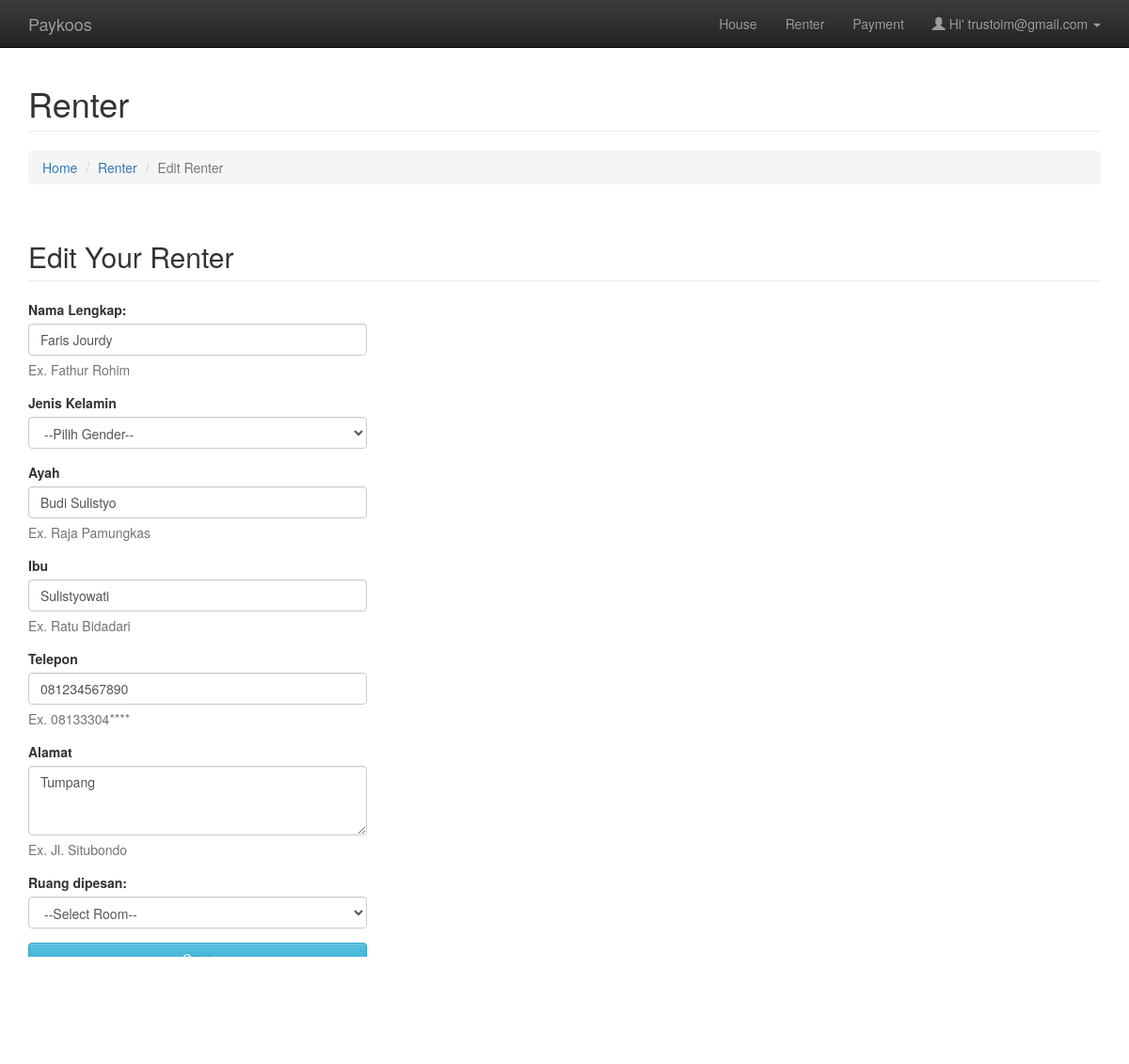
The app's page /owner-renter-edit.php?edit_idrenter=2 (signed in) with its own data.
### tables this page shows
CREATE TABLE `tbl_owner` (
  `id_owner` int(11) NOT NULL,
  `username` varchar(50) NOT NULL,
  `password` varchar(255) NOT NULL,
  `email` varchar(255) NOT NULL,
  `fullname` varchar(85) NOT NULL,
  `gender` varchar(15) NOT NULL,
  `phone` varchar(14) NOT NULL,
  `address` varchar(255) NOT NULL,
  `id_role` int(10) NOT NULL
);

CREATE TABLE `tbl_renter` (
  `id_renter` int(11) NOT NULL,
  `username` varchar(50) NOT NULL DEFAULT 'paykoos',
  `password` varchar(255) NOT NULL DEFAULT 'paykoos',
  `fullname` varchar(75) NOT NULL,
  `gender` varchar(15) NOT NULL,
  `father` varchar(75) NOT NULL,
  `mother` varchar(75) NOT NULL,
  `phone` varchar(14) NOT NULL,
  `address` varchar(255) NOT NULL,
  `id_role` int(10) NOT NULL,
  `id_owner` int(11) NOT NULL,
  `id_room` int(10) NOT NULL
);

### owner-renter-edit.php (the view, shortened to what this page needs)
<?php
	require_once 'app/config/class.owner.php';
	$auth_owner	= new OWNER();
	$id_owner	= $_SESSION['user_session'];
	$stmt	= $auth_owner->runQuery("SELECT * FROM tbl_owner WHERE id_owner=:id_owner");
	$stmt->execute(array(":id_owner"=>$id_owner));
	$ownerRow=$stmt->fetch(PDO::FETCH_ASSOC);
	if (isset($_GET['edit_idrenter']) && !empty($_GET['edit_idrenter'])) {
		$irenter 	= $_GET['edit_idrenter'];
		$stmt_edit	= $auth_owner->runQuery("SELECT * FROM tbl_renter WHERE id_renter =:irenter");
		$stmt_edit->execute(array('irenter'=>$irenter));
		$edit_row	= $stmt_edit->fetch(PDO::FETCH_ASSOC);
	}
	else {
		$auth_owner->redirect('owner-renter.php');
	}
	include 'app/view/header.php';
	include 'app/view/owner/menu-owner.php';
	include 'app/view/owner/renter-owner-edit.php';
	include 'app/view/footer.php';
 ?>

### app/config/class.owner.php (called while the page is built, shortened)
<?php
	class OWNER
	{
	    private $conn;
	    public function __construct()
	    {
	    	$database 	= new Database();
	    	$db 		= $database->dbConnection();
	    	$this->conn = $db;
	    }
	    public function runQuery($sql)
	    {
	    	$stmt	= $this->conn->prepare($sql);
	    	return $stmt;
	    }
	}
 ?>

### owner-renter-edit.php (the view, shortened to what this page needs)
<?php
	require_once 'app/config/class.owner.php';
	$auth_owner	= new OWNER();
	$id_owner	= $_SESSION['user_session'];
	$stmt	= $auth_owner->runQuery("SELECT * FROM tbl_owner WHERE id_owner=:id_owner");
	$stmt->execute(array(":id_owner"=>$id_owner));
	$ownerRow=$stmt->fetch(PDO::FETCH_ASSOC);
	if (isset($_GET['edit_idrenter']) && !empty($_GET['edit_idrenter'])) {
		$irenter 	= $_GET['edit_idrenter'];
		$stmt_edit	= $auth_owner->runQuery("SELECT * FROM tbl_renter WHERE id_renter =:irenter");
		$stmt_edit->execute(array('irenter'=>$irenter));
		$edit_row	= $stmt_edit->fetch(PDO::FETCH_ASSOC);
	}
	else {
		$auth_owner->redirect('owner-renter.php');
	}
	include 'app/view/header.php';
	include 'app/view/owner/menu-owner.php';
	include 'app/view/owner/renter-owner-edit.php';
	include 'app/view/footer.php';
 ?>

### app/view/owner/menu-owner.php (shortened to what this page needs)
<nav class="navbar navbar-inverse navbar-fixed-top" role="navigation">
    <div class="container">
        <div class="navbar-header">
            <a class="navbar-brand" href="owner-index.php">Paykoos</a>
        </div>
        <div class="collapse navbar-collapse" id="bs-example-navbar-collapse-1">
            <ul class="nav navbar-nav navbar-right">
                <li>
                    <a href="owner-house.php">House</a>
                </li>
                <li>
                    <a href="owner-renter.php">Renter</a>
                </li>
                <li>
                    <a href="owner-payment.php">Payment</a>
                </li>
                <li class="dropdown">
                    <a href="#" class="dropdown-toggle" data-toggle="dropdown"><span class="glyphicon glyphicon-user"></span>&nbsp;Hi' <?php echo $ownerRow['email']; ?>&nbsp;<b class="caret"></b></a>
                </li>
            </ul>
        </div>
    </div>
</nav>

### app/view/owner/renter-owner-edit.php (shortened to what this page needs)
<div class="container">
        <div class="row">
            <div class="col-lg-12">
                <h1 class="page-header">Renter
                </h1>
                <ol class="breadcrumb">
                    <li><a href="owner-index.php">Home</a>
                    </li>
                    <li><a href="owner-renter.php" title="">Renter</a></li>
                    <li class="active">Edit Renter</li>
                </ol>
            </div>
        </div>
    <div class="row">
    	<div class="col-lg-12">
            <h2 class="page-header">Edit Your Renter</h2>
        </div>
        <div class="row">
        	<div class="col-lg-12">
            <form method="post">
	        	<div class="col-md-4">
	            	<div class="control-group form-group">
                        <div class="controls">
                            <label>Nama Lengkap:</label>
                            <input type="text" name="fullname" value="<?php echo $edit_row['fullname']; ?>" class="form-control" required>
                            <p class="help-block">Ex. Fathur Rohim</p>
                        </div>
                    </div>
                    <div class="control-group form-group">
                        <div class="controls">
                            <label>Jenis Kelamin</label>
                            <select name="gender" class="form-control">
                                <option value="">--Pilih Gender--</option>
                            </select>
                        </div>
                    </div>
                    <div class="control-group form-group">
                        <div class="controls">
                            <label>Ayah</label>
                            <input type="text" name="father" value="<?php echo $edit_row['father']; ?>" class="form-control" required>
                            <p class="help-block">Ex. Raja Pamungkas</p>
                        </div>
                    </div>
                    <div class="control-group form-group">
                        <div class="controls">
                            <label>Ibu</label>
                            <input type="text" name="mother" value="<?php echo $edit_row['mother']; ?>" class="form-control" required>
                            <p class="help-block">Ex. Ratu Bidadari</p>
                        </div>
                    </div>
                    <div class="control-group form-group">
                        <div class="controls">
                            <label>Telepon</label>
                            <input type="number" name="phone" value="<?php echo $edit_row['phone']; ?>" class="form-control" required>
                            <p class="help-block">Ex. 08133304****</p>
                        </div>
                    </div>
                    <div class="control-group form-group">
                        <div class="controls">
                            <label>Alamat</label>
                            <textarea name="address"  class="form-control" rows="3"><?php echo $edit_row['address']; ?></textarea>
                            <p class="help-block">Ex. Jl. Situbondo</p>
                        </div>
                    </div>
                    <div class="control-group form-group">
                        <div class="controls">
                            <label>Ruang dipesan:</label>
                            <select name="id_room" class="form-control">
                                <option selected="selected">--Select Room--</option>
                            </select>
                        </div>
                    </div>
                    <div class="control-group form-group">
                        <div class="controls">
                            <button type="submit" name="btn-update-renter" class="btn btn-info form-control">Save</button>
                        </div>
                    </div>
	            </div>
            </form>
	        </div>
        </div>
    </div>
</div>

### asset/css/modern-business.css (style rules this page uses)
html, body { height: 100%; }
body { padding-top: 50px; }

### records on screen
tbl_owner: email "trustoim@gmail.com"
tbl_renter: fullname "Faris Jourdy", father "Budi Sulistyo", mother "Sulistyowati", phone "081234567890", address "Tumpang"
